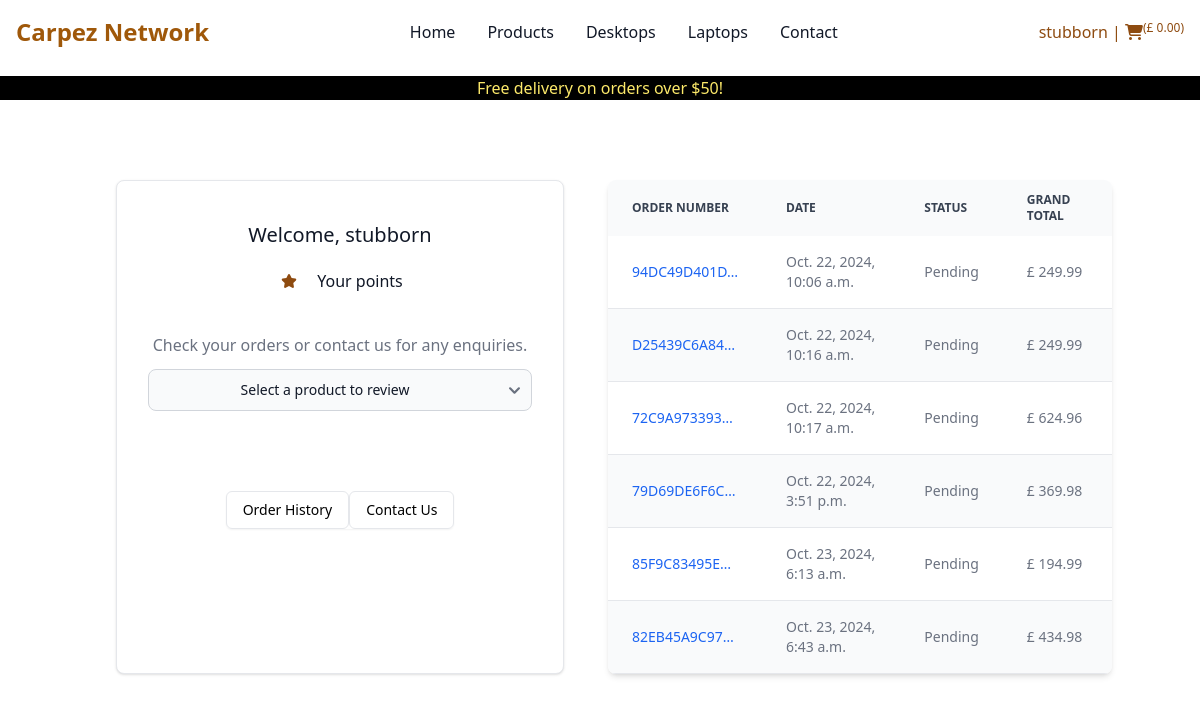
/dashboard/ (signed in), run on an earlier commit of the app's database.
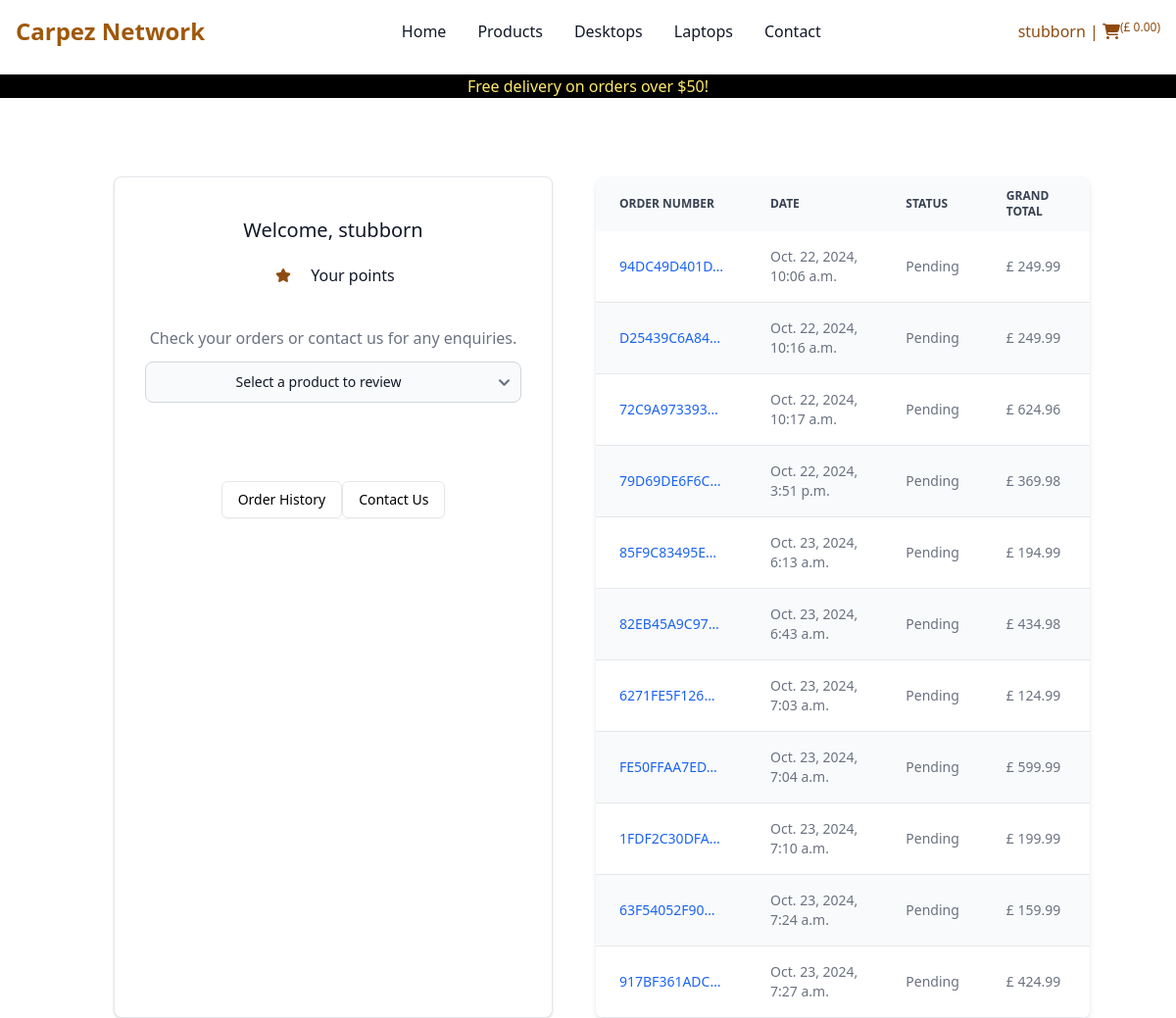
And on a later commit of the database.
### checkout/models.py (models this page shows, shortened)
class Order(models.Model):
    order_number = models.CharField(max_length=32, null=False, editable=False)
    date = models.DateTimeField(auto_now_add=True)
    delivery_cost = models.DecimalField(
        max_digits=6,
        decimal_places=2,
        null=False,
        default=0
    )
    order_total = models.DecimalField(
        max_digits=10,
        decimal_places=2,
        null=False,
        default=0
    )
    grand_total = models.DecimalField(
        max_digits=10,
        decimal_places=2,
        null=False,
        default=0
    )
    bag_and_shipping_details = models.JSONField(
        encoder=DjangoJSONEncoder,
        decoder=json.JSONDecoder
    )
    full_name = models.CharField(max_length=254, null=True, editable=False)
    email = models.EmailField(max_length=254, null=True, editable=False)
    shipping = models.CharField(max_length=254, null=True, editable=False)
    billing_details = models.JSONField(null=True, blank=True)
    stripe_pid = models.CharField(
        max_length=32,
        null=False,
        blank=False,
        editable=False,
        default="before migration"
    )
    user = models.ForeignKey(
        Dashboard,
        null=True,
        blank=True,
        related_name="orders",
        on_delete=models.SET_NULL
    )
    status = models.CharField(
        max_length=10,
        null=False,
        default='pending',
        choices=[
            ('pending', "Pending"),
            ('confirmed', "Confirmed"),
            ('dispatched', "Dispatched"),
            ('delivered', "delivered")
        ]
    )

### dashboard/views.py (the view)
# urls.py: path('', views.dashboard, name='dashboard'),
@login_required
def dashboard(request):
    if request.user.is_superuser:
        template = 'dashboard/product_management.html'
        if request.GET:
            print(request.GET)
            if 'sku' in request.GET:
                sku = request.GET['sku']
                try:
                    product = Product.objects.get(sku=sku)
                except Product.DoesNotExist:
                    try:
                        order = Order.objects.get(order_number=sku)
                        return redirect('checkout_success', order.order_number)
                    except Order.DoesNotExist:
                        messages.error(
                            request,
                            f"We couldn't find  {sku} either as SKU or as \
                            Order Number in the database")
                    return redirect(reverse('dashboard'))
                return redirect('get_product_details', product.id)
        orders = Order.objects.all()
        reviews = Review.objects.all()
        review_related_products = []
        categories = Category.objects.all()
        tags = Tag.objects.all()
        brands = Brand.objects.all()
        for review in reviews:
            order_lineitem = OrderLineItem.objects.get(review=review)
            product = Product.objects.get(id=order_lineitem.product.id)
            review_related_products.append(product)
        product_reviews = zip(reviews, review_related_products)
        context = {
            'orders': orders,
            'product_reviews': product_reviews,
            'categories': categories,
            'brands': brands,
            'tags': tags
        }
    else:
        template = 'dashboard/profile.html'
        profile = get_object_or_404(Dashboard, user=request.user.id)
        orders = profile.orders.all()
        lineitems = []
        for order in orders:
            order_lineitems = order.lineitems.all()
            for order_lineitem in order_lineitems:
                review = Review.objects.get(order=order_lineitem)
                if review.rating is None:
                    lineitems.append(order_lineitem)
        context = {
            'orders': orders,
            'profile': profile,
            'lineitems': lineitems
        }
    return render(request, template, context)

### bag/context.py (called while the page is built, shortened)
def bag(request):
    bag_items = []
    total = 0
    objects = 0
    b = request.session.get('bag', {})
    if total < settings.FREE_DELIVERY_TRESHOLD:
        delivery = total * Decimal(settings.STANDARD_DELIVERY_PERCENTAGE / 100)
        free_delivery_delta = settings.FREE_DELIVERY_TRESHOLD - total
    else:
        delivery = 0
        free_delivery_delta = 0
    grand_total = total + delivery
    json_bag = json.dumps(b)
    context = {
        'bag': json_bag,
        'bag_items': bag_items,
        'total': total,
        'objects': objects,
        'delivery': delivery,
        'free_delivery_delta': free_delivery_delta,
        'free_delivery_treshold': settings.FREE_DELIVERY_TRESHOLD,
        'grand_total': grand_total,
    }
    return context

### dashboard/templates/dashboard/profile.html (shortened to what this page needs)
{% extends 'base.html' %}
{% block content %}
<div class="container grid grid-cols-1 lg:grid-cols-2 mt-20 gap-4">
<div class="w-full mx-auto max-w-md bg-white border border-gray-200 rounded-lg shadow dark:bg-gray-800 dark:border-gray-700">
    <div class="flex flex-col items-center pb-10">
        <h5 class="mt-10 mb-5 text-xl font-medium text-gray-900 dark:text-white">
            Welcome, {{ request.user.username }}
        </h5>
        <div class="flex items-center">
            <p class="ml-5 font-sm text-gray-900">Your points</p>
        </div>
        <p class="mt-10 mb-3 text-gray-500 dark:text-gray-400">
            Check your orders or contact us for any enquiries.
        </p>
        <form id="add-review-form" class="w-full max-w-md mx-auto" method="GET" action="{% url 'add_review' %}">
            <select id="lineitem" name="lineitem" class="w-full max-w-sm mx-auto text-center form control form-select">
              <option selected>Select a product to review</option>
            </select>
        </form>
        <div class="mt-20 flex rounded-md shadow-sm mx-auto">
            <a href="" aria-current="page" class="self-auto md:self-start px-4 py-2 text-sm font-medium text-black bg-white border border-gray-200 rounded-md hover:bg-gray-100 focus:z-10 focus:ring-2 focus:ring-blue-700 focus:text-blue-700 dark:bg-gray-800 dark:border-gray-700 dark:text-white dark:hover:text-white dark:hover:bg-gray-700 dark:focus:ring-blue-500 dark:focus:text-white">
                Order History
            </a>
            <a href="" class="self-auto md:self-start px-4 py-2 text-sm font-medium text-black bg-white border border-gray-200 rounded-md hover:bg-gray-100 hover:text-blue-700 focus:z-10 focus:ring-2 focus:ring-blue-700 focus:text-blue-700 dark:bg-gray-800 dark:border-gray-700 dark:text-white dark:hover:text-white dark:hover:bg-gray-700 dark:focus:ring-blue-500 dark:focus:text-white">
                Contact Us
            </a>
        </div>
    </div>
</div>
<div class="relative overflow-x-auto shadow-md sm:rounded-lg">
    <table class="w-full text-sm text-left rtl:text-right text-gray-500 dark:text-gray-400">
        <thead class="text-xs text-gray-700 uppercase bg-gray-50 dark:bg-gray-700 dark:text-gray-400">
            <tr>
                <th scope="col" class="px-6 py-3">
                    Order number
                </th>
                <th scope="col" class="px-6 py-3">
                    Date
                </th>
                <th scope="col" class="px-6 py-3">
                    Status
                </th>
                <th scope="col" class="px-6 py-3">
                    Grand total
                </th>
            </tr>
        </thead>
        <tbody>
            {% for order in orders %}
                <tr class="odd:bg-white odd:dark:bg-gray-900 even:bg-gray-50 even:dark:bg-gray-800 border-b dark:border-gray-700">
                    <th scope="row" class="px-6 py-4 font-medium text-gray-900 whitespace-nowrap dark:text-white">
                        <a href="{% url 'checkout_success' order.order_number %}" class="font-medium text-blue-600 dark:text-blue-500 hover:underline">
                            {{ order.order_number|truncatechars:12}}
                        </a>
                    </th>
                    <td class="px-6 py-4">
                        {{ order.date }}
                    </td>
                    <td class="px-6 py-4">
                        Pending
                    </td>
                    <td class="px-6 py-4">
                        £ {{ order.grand_total }}
                    </td>
                </tr>
            {% endfor %}
        </tbody>
    </table>
</div>
</div>
{% endblock %}

### templates/base.html (shortened to what this page needs)
{% load static %}
<!doctype html>
<html lang="en">
  <head>
    {% block corecss %}
        <link href="https://cdn.jsdelivr.net/npm/flowbite@2.5.2/dist/flowbite.min.css" rel="stylesheet" />
        <link rel="stylesheet" href="{% static 'css/output.css' %}">
    {% endblock %}
  </head>
  <body id="body">
    <header class="w-full mb-0" id="topnav">
      {% include 'includes/main-nav.html' %}
      <div id="delivery-banner" class="bg-black mb-0 mt-0">
        <h4 class="logo-font text-center text-yellow-200 mt-3 mb-0">Free delivery on orders over ${{ free_delivery_treshold }}!</h4>
      </div>
    </header>
    {% block content %}
    {% endblock %}
  </body>
</html>

### templates/includes/main-nav.html (shortened to what this page needs)
<nav class="bg-white border-gray-200 dark:bg-gray-900">
    <div class="max-w-screen-xl flex flex-wrap items-center justify-between mx-auto p-4">
    <a href="{% url 'home' %}" class="text-yellow-600 flex items-center space-x-3 rtl:space-x-reverse">
        <span class="self-center text-xl md:text-2xl font-semibold whitespace-nowrap dark:text-white">Carpez Network</span>
    </a>
    <div class="flex items-center md:order-2 space-x-3 md:space-x-0 rtl:space-x-reverse">
        {% if user.is_authenticated %}
        <button type="button" class="flex font-medium rounded hover:bg-gray-100 md:hover:bg-transparent md:hover:text-yellow-900 md:p-0 dark:text-white md:dark:hover:text-blue-500 dark:hover:bg-gray-700 dark:hover:text-white md:dark:hover:bg-transparent dark:border-gray-700" id="user-menu-button" aria-expanded="false" data-dropdown-toggle="user-dropdown" data-dropdown-placement="bottom">
            <span class="text-yellow-700 hover:text-yellow-900">{{ user.username }}{% if not request.user.is_superuser %} | <i class="fa-solid fa-cart-shopping"></i>{% endif %}</span><span class="text-xs text-yellow-700 hover:text-yellow-900 inline-block align-top">{% if not request.user.is_superuser %} (£ {{ grand_total|floatformat:2 }}){% else %} Admin{% endif %}</span>
        </button>
        {% endif %}
    </div>
    <div class="items-center justify-between hidden w-full md:flex md:w-auto md:order-1" id="navbar-user">
      <ul class="flex flex-col font-medium p-4 md:p-0 mt-4 border border-gray-100 rounded-lg bg-gray-50 md:space-x-8 rtl:space-x-reverse md:flex-row md:mt-0 md:border-0 md:bg-white dark:bg-gray-800 md:dark:bg-gray-900 dark:border-gray-700">
        <li>
          <a href="{% url 'home' %}" class="block py-2 px-3 text-gray-900 hover:text-yellow-700 rounded-sm hover:bg-gray-100 md:hover:bg-transparent hover:text-yellow-700 md:p-0 md:dark:text-blue-500">Home</a>
        </li>
        <li>
          <a href="{% url 'get_products' %}" class="block py-2 px-3 text-gray-900 hover:text-yellow-700 rounded-sm hover:bg-gray-100 md:hover:bg-transparent md:hover:text-yellow-700 md:p-0 dark:text-white md:dark:hover:text-blue-500 dark:hover:bg-gray-700 dark:hover:text-white md:dark:hover:bg-transparent dark:border-gray-700">Products</a>
        </li>
        <li>
          <a href="{% url 'get_products' %}?tag=desktop" class="block py-2 px-3 text-gray-900 hover:text-yellow-700 rounded-sm hover:bg-gray-100 md:hover:bg-transparent md:hover:text-yellow-700 md:p-0 dark:text-white md:dark:hover:text-blue-500 dark:hover:bg-gray-700 dark:hover:text-white md:dark:hover:bg-transparent dark:border-gray-700">Desktops</a>
        </li>
        <li>
          <a href="{% url 'get_products' %}?tag=laptops" class="block py-2 px-3 text-gray-900 hover:text-yellow-700 rounded-sm hover:bg-gray-100 md:hover:bg-transparent md:hover:text-yellow-700 md:p-0 dark:text-white md:dark:hover:text-blue-500 dark:hover:bg-gray-700 dark:hover:text-white md:dark:hover:bg-transparent dark:border-gray-700">Laptops</a>
        </li>
        <li>
          <a href="#" class="block py-2 px-3 text-gray-900 hover:text-yellow-700 rounded-sm hover:bg-gray-100 md:hover:bg-transparent md:hover:text-yellow-700 md:p-0 dark:text-white md:dark:hover:text-blue-500 dark:hover:bg-gray-700 dark:hover:text-white md:dark:hover:bg-transparent dark:border-gray-700">Contact</a>
        </li>
      </ul>
    </div>
    </div>
  </nav>

What changed in the data, as far as the page shows it:
added Order: order_number "6271FE5F126…", date "Oct. 23, 2024, 7:03 a.m.", grand_total "124.99"
added Order: order_number "FE50FFAA7ED…", date "Oct. 23, 2024, 7:04 a.m.", grand_total "599.99"
added Order: order_number "1FDF2C30DFA…", date "Oct. 23, 2024, 7:10 a.m.", grand_total "199.99"
added Order: order_number "63F54052F90…", date "Oct. 23, 2024, 7:24 a.m.", grand_total "159.99"
added Order: order_number "917BF361ADC…", date "Oct. 23, 2024, 7:27 a.m.", grand_total "424.99"
